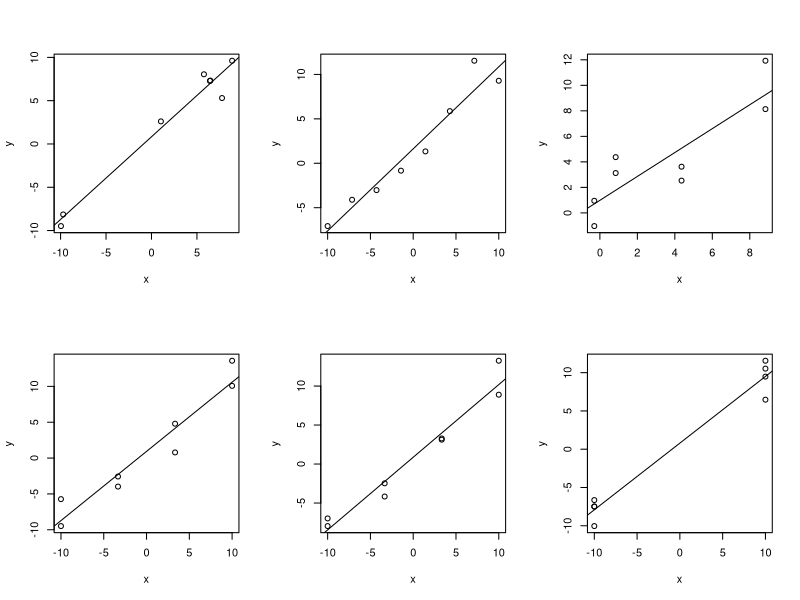

Source code (R):
require(tidyverse)
# ==============================================================================
# GERAR AMOSTRAS ASSUMINDO ERRO ~ N(0,4)
gen_amostras <- function(x, beta0 = 1, beta1 = 1) {
  y <-  beta0 + beta1 * x + rnorm(length(x), mean = 0, sd = 2)
  return(y)
}

# GERAR DATAFRAMES PARA TODO TIPO DE DELINEAMENTO (24 amostras)

n <- 8
dfs <- list()

# Tomar pontos ao acaso entre -10 e 10.
dfs[[1]] <- data.frame(x = runif(n, -10, 10))
dfs[[1]]$y <- gen_amostras(dfs[[1]]$x)


# Tomar pontos igualmente espaçados no intervalo.
dfs[[2]] <- data.frame(x = seq(from=-10, to=10, length.out=n))
dfs[[2]]$y <- gen_amostras(dfs[[2]]$x)

# Tomar dois valores em cada ponto escolhido ao acaso.
dfs[[3]] <- data.frame(x = rep(runif(n/2,-10,10), 2)) %>% arrange(x)
dfs[[3]]$y <- gen_amostras(dfs[[3]]$x)

# Tomar dois valores em cada ponto dentre pontos igualmente espaçados.
dfs[[4]] <- data.frame(x = rep(rep(seq(from=-10,to=10,length.out=n/2),2))) %>% arrange(x)
dfs[[4]]$y <- gen_amostras(dfs[[4]]$x)

# Tomar 1/4 de pontos em cada posição.
dfs[[5]] <- data.frame(x = rep(seq(from=-10,to=10,length.out=4), n*(1/4))) %>% arrange(x)
dfs[[5]]$y <- gen_amostras(dfs[[5]]$x)

# Tomar metade dos valores em x=−10 e a outra metade em x=10.
dfs[[6]] <- data.frame(x = c(rep(-10, n/2), rep(10, n/2)))
dfs[[6]]$y <- gen_amostras(dfs[[6]]$x)
# PS: AINDA FALTA FAZER MAIS 2 FORMAS QUE A GENTE DEFINE

# ==============================================================================
# FUNÇÃO QUE FAZ O AJUSTE E RETORNA: A BASE DE DADOS (dfs[[i]]) UTILIZADA,
# O AJUSTE, E AS MÉTRICAS OBTIDAS

#PS: AINDA FALTA FAZER OUTRAS MÉTRICAS QUE O PROFESSOR PEDE PARA SUGERIR
fazer_ajuste <- function(x) {
  ajuste <- lm(y~., data=x)
  sumario <- summary(ajuste)

  ic_pred <- predict(ajuste, interval='predict')

  medidas <- data.frame(beta0             = as.numeric(ajuste$coefficients[1]),
                        beta1             = as.numeric(ajuste$coefficients[2]),
                        erro_padrao_beta0 = as.numeric(sumario$coefficients[,2][1]),
                        erro_padrao_beta1 = as.numeric(sumario$coefficients[,2][2]),
                        erro_padrao_medio = mean(ic_pred[,3] - ic_pred[,1]),
                        erro_padrao_max   = max(ic_pred[,3] - ic_pred[,1]),
                        determinante      = det(sumario$coefficients[,1] %*% t(sumario$coefficients[,1])))
  return(list(x, ajuste, medidas))
}


# APLICANDO OS AJUSTES NOS DIFERENTES DELINEAMENTOS DE X
ajustes <- lapply(dfs, fazer_ajuste)

# APENAS JUNTANDO UM ÚNICO DATAFRAME COM AS MÉTRICAS DE TODOS OS MODELOS
medidas <- ajustes[[c(1,3)]]
for(i in 2:6){ medidas <- rbind(medidas, ajustes[[c(i,3)]]) }

ajustes[[c(1,1)]]

par(mfrow=c(2,3))
for(i in 1:6) {
  plot(ajustes[[c(i,1)]])
  abline(a=ajustes[[c(i,3)]]$beta0, b=ajustes[[c(i,3)]]$beta1)
}
# AINDA FALTA:
# REALIZAR ESTUDO DE SIMULAÇÃO PARA MAIS AMOSTRAS
# REALIZAR MAIS DE UMA REPETIÇÃO DE CADA DELINEAMENTO
# FAZER AS DESCRITIVAS E CONCLUSÕES
dfs[[1]]
a <- lm(y~., data=dfs[[1]])
summary(a)
yh <- predict(a, interval='predict')

par(mfrow = c(1,1))
